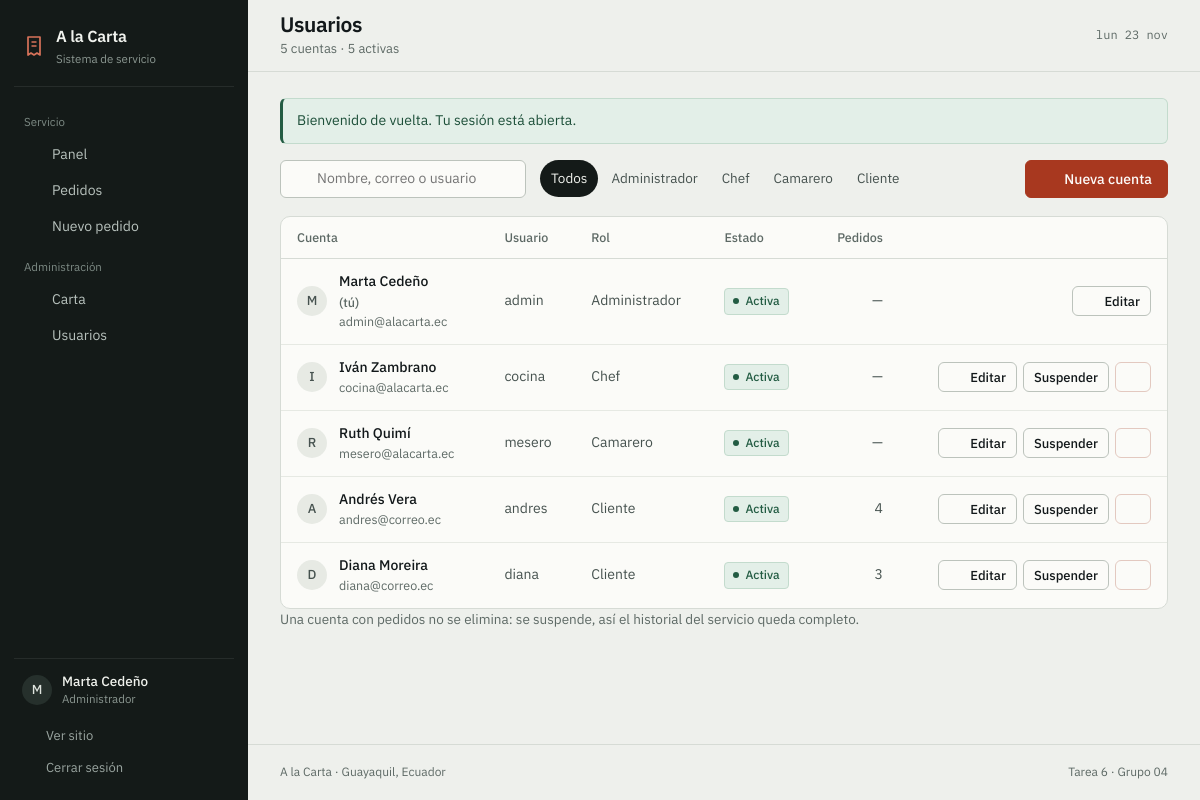
The page /usuarios.php (signed in) on the database its author committed.
### tables this page shows
CREATE TABLE users (
    id         INT AUTO_INCREMENT PRIMARY KEY,
    full_name  VARCHAR(80) NOT NULL,
    username   VARCHAR(50) NOT NULL,
    email      VARCHAR(100) NOT NULL UNIQUE,
    password   VARCHAR(255) NOT NULL,
    role_id    INT NOT NULL,
    active     TINYINT(1) NOT NULL DEFAULT 1,
    created_at DATETIME NOT NULL DEFAULT CURRENT_TIMESTAMP,
    CONSTRAINT fk_users_role FOREIGN KEY (role_id) REFERENCES roles(id)
);

CREATE TABLE roles (
    id   INT AUTO_INCREMENT PRIMARY KEY,
    name VARCHAR(30) NOT NULL
);

### includes/auth.php (called while the page is built, shortened)
<?php
function usuario_actual(): ?array
{
    global $pdo;
    $id = $_SESSION['usuario_id'] ?? null;
    $sql = 'SELECT u.id, u.full_name, u.username, u.email, u.active, r.name AS role
            FROM users u
            JOIN roles r ON r.id = u.role_id
            WHERE u.id = :id';
    $consulta = $pdo->prepare($sql);
    $consulta->execute(['id' => $id]);
    $fila = $consulta->fetch();
    $usuario = $fila;
    return $usuario;
}
function requiere_sesion(): array
{
    $usuario = usuario_actual();
    return $usuario;
}
function requiere_rol(array $roles): array
{
    $usuario = requiere_sesion();
    return $usuario;
}

### usuarios.php (the view, shortened to what this page needs)
<?php
require_once __DIR__ . '/includes/config.php';
$usuario = requiere_rol(['Administrator']);
$busqueda = trim($_GET['q'] ?? '');
$rolFiltro = $_GET['rol'] ?? 'todos';
$roles = $pdo->query('SELECT id, name FROM roles ORDER BY id')->fetchAll();
$sql = "SELECT u.id, u.full_name, u.username, u.email, u.active, u.created_at, r.name AS role,
               (SELECT COUNT(*) FROM orders o WHERE o.user_id = u.id) AS pedidos
        FROM users u
        JOIN roles r ON r.id = u.role_id
        WHERE 1=1";
$params = [];
$sql .= ' ORDER BY r.id, u.full_name';
$consulta = $pdo->prepare($sql);
$consulta->execute($params);
$cuentas = $consulta->fetchAll();
$activos = count(array_filter($cuentas, fn ($c) => (int) $c['active'] === 1));
$titulo    = 'Usuarios';
$subtitulo = count($cuentas) . ' cuentas · ' . $activos . ' activas';
require __DIR__ . '/includes/header.php';
?>
<div class="barra-herramientas">
    <form class="buscador" method="get" action="usuarios.php">
        <?= icono('buscar', 16) ?>
        <input type="search" id="q" name="q" value="<?= e($busqueda) ?>" placeholder="Nombre, correo o usuario">
    </form>
    <nav class="pestanas pestanas--suaves" aria-label="Filtrar por rol">
        <a class="pestana <?= $rolFiltro === 'todos' ? 'activa' : '' ?>" href="usuarios.php">Todos</a>
        <?php foreach ($roles as $rol): ?>
            <a class="pestana <?= $rolFiltro === $rol['name'] ? 'activa' : '' ?>"
               href="usuarios.php?rol=<?= e($rol['name']) ?>"><?= e(rol_etiqueta($rol['name'])) ?></a>
        <?php endforeach; ?>
    </nav>
    <a class="boton boton--principal" href="usuario_form.php"><?= icono('nuevo', 16) ?> Nueva cuenta</a>
</div>
<?php if ($cuentas): ?>
    <div class="tabla-envoltura">
        <table class="tabla tabla--usuarios">
            <thead>
                <tr>
                    <th scope="col">Cuenta</th>
                    <th scope="col">Usuario</th>
                    <th scope="col">Rol</th>
                    <th scope="col">Estado</th>
                    <th scope="col" class="der">Pedidos</th>
                    <th scope="col" class="der"><span class="visualmente-oculto">Acciones</span></th>
                </tr>
            </thead>
            <tbody>
                <?php foreach ($cuentas as $cuenta): ?>
                    <?php $esMiCuenta = (int) $cuenta['id'] === (int) $usuario['id']; ?>
                    <tr>
                        <td>
                            <div class="celda-usuario">
                                <span class="inicial" aria-hidden="true"><?= e(mb_substr($cuenta['full_name'], 0, 1)) ?></span>
                                <div>
                                    <strong><?= e($cuenta['full_name']) ?><?= $esMiCuenta ? ' <span class="tabla__meta">(tú)</span>' : '' ?></strong>
                                    <span class="tabla__meta"><?= e($cuenta['email']) ?></span>
                                </div>
                            </div>
                        </td>
                        <td class="cifra"><?= e($cuenta['username']) ?></td>
                        <td><?= e(rol_etiqueta($cuenta['role'])) ?></td>
                        <td>
                            <span class="estado estado--<?= $cuenta['active'] ? 'listo' : 'agotado' ?>">
                                <?= $cuenta['active'] ? 'Activa' : 'Suspendida' ?>
                            </span>
                        </td>
                        <td class="der cifra"><?= $cuenta['role'] === 'Client' ? (int) $cuenta['pedidos'] : '—' ?></td>
                        <td class="der">
                            <div class="acciones-fila">
                                <a class="boton boton--pequeno boton--fantasma" href="usuario_form.php?id=<?= (int) $cuenta['id'] ?>">
                                    <?= icono('lapiz', 14) ?> Editar
                                </a>
                                <?php if (!$esMiCuenta): ?>
                                    <form method="post" action="usuario_accion.php" class="en-linea">
                                        <button class="boton boton--pequeno boton--fantasma" type="submit">
                                            <?= $cuenta['active'] ? 'Suspender' : 'Activar' ?>
                                        </button>
                                    </form>
                                    <form method="post" action="usuario_eliminar.php" class="en-linea"
                                          data-confirmar="¿Eliminar la cuenta de <?= e($cuenta['full_name']) ?>?">
                                        <button class="boton boton--pequeno boton--peligro" type="submit"
                                                title="Eliminar cuenta">
                                            <?= icono('basura', 14) ?>
                                        </button>
                                    </form>
                                <?php endif; ?>
                            </div>
                        </td>
                    </tr>
                <?php endforeach; ?>
            </tbody>
        </table>
    </div>
    <p class="nota-gris">
        Una cuenta con pedidos no se elimina: se suspende, así el historial del servicio queda completo.
    </p>
<?php endif; ?>
<?php require __DIR__ . '/includes/footer.php'; ?>

### includes/header.php (shortened to what this page needs)
<?php
$activo     = $activo ?? '';
$subtitulo  = $subtitulo ?? null;
$rol        = $usuario['role'] ?? 'Client';
$esCliente  = $rol === 'Client';
$dias  = ['dom', 'lun', 'mar', 'mié', 'jue', 'vie', 'sáb'];
$meses = ['ene', 'feb', 'mar', 'abr', 'may', 'jun', 'jul', 'ago', 'sep', 'oct', 'nov', 'dic'];
$hoy   = $dias[(int) date('w')] . ' ' . date('j') . ' ' . $meses[(int) date('n') - 1];
$grupos = [
    'Servicio' => [
        ['panel.php', 'Panel', 'panel', ['Administrator', 'Chef', 'Waiter', 'Client']],
        ['pedidos.php', $esCliente ? 'Mis pedidos' : 'Pedidos', 'pedidos', ['Administrator', 'Chef', 'Waiter', 'Client']],
        ['pedido_nuevo.php', 'Nuevo pedido', 'nuevo', ['Administrator', 'Waiter', 'Client']],
    ],
    'Administración' => [
        ['platos.php', 'Carta', 'carta', ['Administrator']],
        ['usuarios.php', 'Usuarios', 'usuarios', ['Administrator']],
    ],
];
?>
<!DOCTYPE html>
<html lang="es">
<head>
    <link rel="stylesheet" href="assets/css/fuentes.css">
    <link rel="stylesheet" href="assets/vendor/bootstrap.min.css">
    <link rel="stylesheet" href="assets/css/estilos.css">
</head>
<body class="app">
<div class="armazon">
    <aside class="lateral" id="lateral" aria-label="Menú del sistema">
        <a class="lateral__marca" href="panel.php">
            <svg width="24" height="24" viewBox="0 0 24 24" fill="none" stroke="currentColor"
                 stroke-width="1.7" stroke-linejoin="round" aria-hidden="true">
                <path d="M6 3h12v18l-3-2-3 2-3-2-3 2V3z"/>
                <path d="M9.5 8h5M9.5 12h5"/>
            </svg>
            <span>
                <span class="lateral__nombre">A la Carta</span>
                <span class="lateral__sub">Sistema de servicio</span>
            </span>
        </a>
        <nav class="lateral__nav">
            <?php foreach ($grupos as $grupo => $enlaces): ?>
                <?php $visibles = array_filter($enlaces, fn ($e) => in_array($rol, $e[3], true)); ?>
                <?php if ($visibles): ?>
                    <p class="lateral__grupo"><?= e($grupo) ?></p>
                    <?php foreach ($visibles as [$ruta, $texto, $clave]): ?>
                        <a class="lateral__enlace <?= $activo === $clave ? 'activo' : '' ?>" href="<?= $ruta ?>"
                           <?= $activo === $clave ? 'aria-current="page"' : '' ?>>
                            <?= icono($clave === 'carta' ? 'carta' : $clave, 18) ?>
                            <span><?= e($texto) ?></span>
                        </a>
                    <?php endforeach; ?>
                <?php endif; ?>
            <?php endforeach; ?>
        </nav>
        <div class="lateral__pie">
            <div class="lateral__usuario">
                <span class="inicial" aria-hidden="true"><?= e(mb_substr($usuario['full_name'], 0, 1)) ?></span>
                <span>
                    <strong><?= e($usuario['full_name']) ?></strong>
                    <span class="lateral__rol"><?= e(rol_etiqueta($rol)) ?></span>
                </span>
            </div>
            <a class="lateral__salir" href="index.php"><?= icono('sitio', 16) ?> Ver sitio</a>
            <a class="lateral__salir" href="logout.php"><?= icono('salir', 16) ?> Cerrar sesión</a>
        </div>
    </aside>
    <div class="area">
        <header class="barra">
            <div class="barra__titulo">
                <h1><?= e($titulo) ?></h1>
                <?php if ($subtitulo): ?><p class="barra__sub"><?= e($subtitulo) ?></p><?php endif; ?>
            </div>
            <p class="barra__fecha"><?= $hoy ?></p>
        </header>
        <main class="contenido-app" id="contenido">
            <?php mostrar_flash(); ?>

### includes/funciones.php (shortened to what this page needs)
<?php
function e(?string $texto): string
{
    return htmlspecialchars((string) $texto, ENT_QUOTES, 'UTF-8');
}
function rol_etiqueta(?string $rol): string
{
    return ROLES_ETIQUETA[$rol] ?? 'Sin rol';
}
function mostrar_flash(): void
{
    foreach ($_SESSION['flash'] ?? [] as $aviso) {
        $tipo = in_array($aviso['tipo'], ['ok', 'error', 'aviso'], true) ? $aviso['tipo'] : 'aviso';
        echo '<div class="aviso aviso--' . $tipo . '" role="status">' . e($aviso['mensaje']) . '</div>';
    }
}
function icono(string $nombre, int $tamano = 18): string
{
    $trazos = [
        'panel'   => '<rect x="3" y="3" width="7" height="7" rx="1"/><rect x="14" y="3" width="7" height="7" rx="1"/><rect x="3" y="14" width="7" height="7" rx="1"/><rect x="14" y="14" width="7" height="7" rx="1"/>',
        'pedidos' => '<path d="M6 3h12v18l-3-2-3 2-3-2-3 2V3z"/><path d="M9 8h6M9 12h6"/>',
        'carta'   => '<path d="M4 4h13a3 3 0 0 1 3 3v13H7a3 3 0 0 1-3-3V4z"/><path d="M8 8h8M8 12h5"/>',
        'usuarios'=> '<path d="M16 20v-1a4 4 0 0 0-4-4H7a4 4 0 0 0-4 4v1"/><circle cx="9.5" cy="8" r="3.5"/><path d="M21 20v-1a4 4 0 0 0-3-3.8"/><path d="M16 4.6a3.5 3.5 0 0 1 0 6.8"/>',
        'nuevo'   => '<path d="M12 5v14M5 12h14"/>',
        'salir'   => '<path d="M9 21H5a2 2 0 0 1-2-2V5a2 2 0 0 1 2-2h4"/><path d="M16 17l5-5-5-5"/><path d="M21 12H9"/>',
        'menu'    => '<path d="M4 7h16M4 12h16M4 17h16"/>',
        'sitio'   => '<path d="M3 11l9-8 9 8"/><path d="M5 10v10h14V10"/>',
        'reloj'   => '<circle cx="12" cy="12" r="9"/><path d="M12 7v5l3 2"/>',
        'mesa'    => '<path d="M3 10h18"/><path d="M5 10v10M19 10v10"/><path d="M8 6h8"/>',
        'flecha'  => '<path d="M5 12h14"/><path d="M13 6l6 6-6 6"/>',
        'basura'  => '<path d="M4 7h16"/><path d="M10 11v6M14 11v6"/><path d="M6 7l1 13h10l1-13"/><path d="M9 7V4h6v3"/>',
        'lapiz'   => '<path d="M4 20h4l10-10a2.8 2.8 0 0 0-4-4L4 16v4z"/>',
        'buscar'  => '<circle cx="11" cy="11" r="7"/><path d="M20 20l-4-4"/>',
        'candado' => '<rect x="4" y="10" width="16" height="11" rx="2"/><path d="M8 10V7a4 4 0 0 1 8 0v3"/>',
        'rayo'    => '<path d="M13 3L5 14h6l-1 7 8-11h-6l1-7z"/>',
    ];
    $trazo = $trazos[$nombre] ?? $trazos['panel'];
    return '<svg class="icono" width="' . $tamano . '" height="' . $tamano . '" viewBox="0 0 24 24" fill="none"'
        . ' stroke="currentColor" stroke-width="1.6" stroke-linecap="round" stroke-linejoin="round"'
        . ' aria-hidden="true" focusable="false">' . $trazo . '</svg>';
}

### rows shown on the page
users: full_name "M", full_name "Marta Cedeño", role.name "Administrador", shows "(tú)", email "admin@alacarta.ec", username "admin", active "Activa", $tamano 14 (drawn)
roles: name "Administrador"
roles: name "Chef"
roles: name "Camarero"
roles: name "Cliente"
users: full_name "I", full_name "Iván Zambrano", email "cocina@alacarta.ec", username "cocina", role.name "Chef", active "Activa", $tamano 14 (drawn)
users: full_name "R", full_name "Ruth Quimí", email "mesero@alacarta.ec", username "mesero", role.name "Camarero", active "Activa", $tamano 14 (drawn)
users: full_name "A", full_name "Andrés Vera", email "andres@correo.ec", username "andres", role.name "Cliente", active "Activa", pedidos "4", $tamano 14 (drawn)
users: full_name "D", full_name "Diana Moreira", email "diana@correo.ec", username "diana", role.name "Cliente", active "Activa", pedidos "3", $tamano 14 (drawn)

### other values the page prints
$grupo "Servicio"
$texto "Panel"
$texto "Pedidos"
$texto "Nuevo pedido"
$grupo "Administración"
$texto "Carta"
$texto "Usuarios"
$titulo "Usuarios"
$subtitulo "5 cuentas · 5 activas"
$aviso['mensaje'] "Bienvenido de vuelta. Tu sesión está abierta."
APP_NOMBRE "A la Carta"
APP_LUGAR "Guayaquil, Ecuador"
